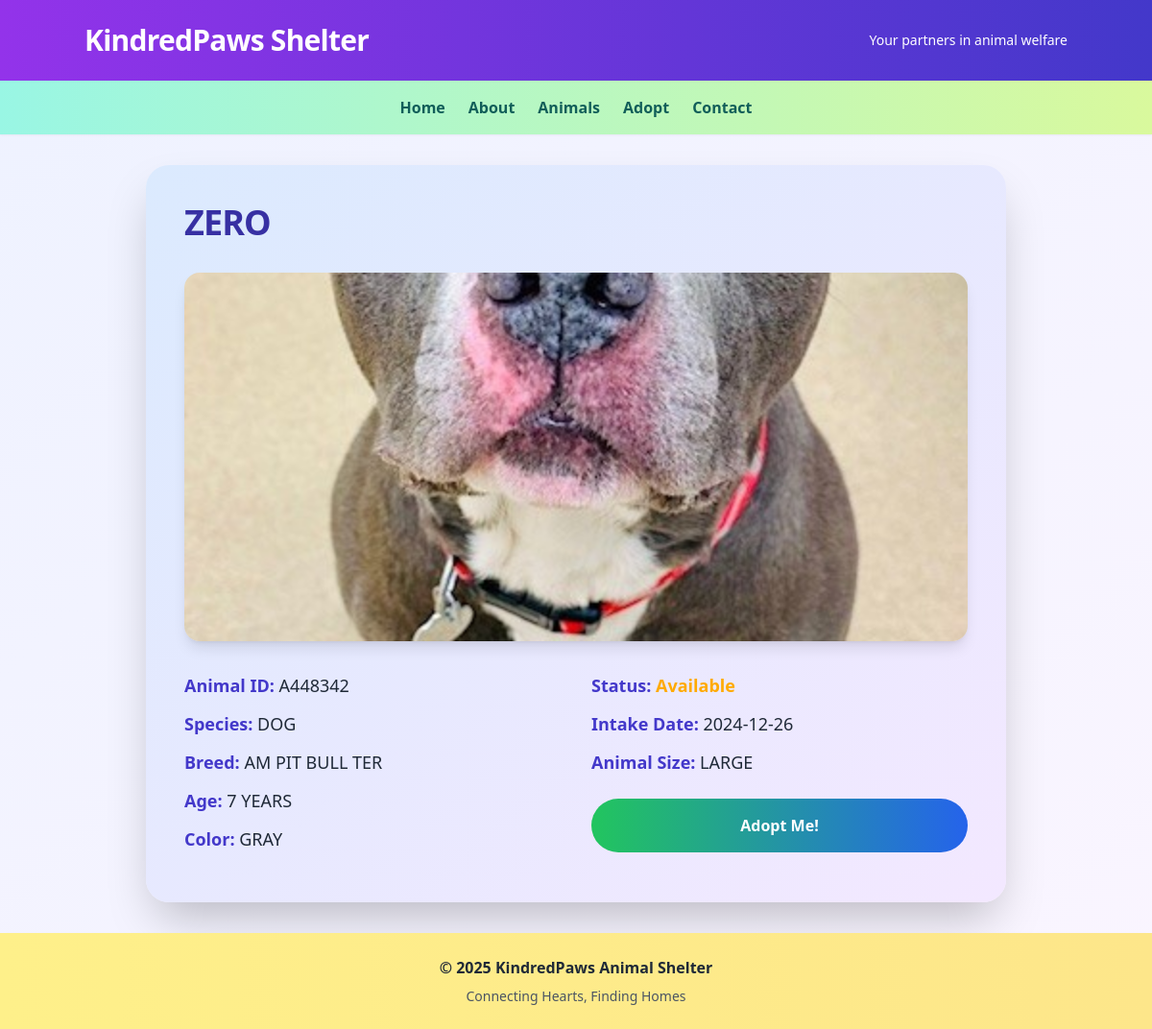
/animal_details.php?id=A448342, run on the app's committed database.
### tables this page shows
CREATE TABLE Animals (
    animal_id VARCHAR(255) PRIMARY KEY,
    intake_type VARCHAR(255),
    in_date DATE,
    name VARCHAR(255),
    animal_type VARCHAR(255),
    age VARCHAR(255),
    animal_size VARCHAR(255),
    color VARCHAR(255),
    breed VARCHAR(255),
    gender VARCHAR(50),
    image_path VARCHAR(255),
    adoption_status VARCHAR(50)
);

### includes/functions.php (called while the page is built, shortened)
<?php
function getAnimalById($conn, $animalId) {
	$stmt = $conn->prepare("SELECT * FROM Animals WHERE animal_id = :animal_id");
	$stmt->bindParam(':animal_id', $animalId);
	$stmt->execute();
	return $stmt->fetch(PDO::FETCH_ASSOC);
}
?>

### public/animal_details.php (the view)
<?php include '../includes/db_connect.php'; ?>
<?php include '../includes/functions.php'; ?>
<?php include '../includes/header.php'; ?>
<?php include '../includes/navigation.php'; ?>
<main class="container mx-auto p-8">
<div class="max-w-4xl mx-auto bg-gradient-to-br from-blue-100 to-purple-100 rounded-3xl shadow-2xl overflow-hidden">
<?php $animal = getAnimalById($conn, $_GET['id']); ?>
<div class="p-10">
<h2 class="text-4xl font-extrabold text-indigo-800 mb-8 tracking-tight"><?php echo $animal['name']; ?></h2>
<div class="mb-8 rounded-2xl overflow-hidden shadow-lg">
<?php
$parts = explode("/", $animal['image_path']);
$full_image_path = $parts[2] . "/" . $parts[3];
?>
<img src="<?php echo $full_image_path; ?>" alt="<?php echo $animal['name']; ?>" class="w-full h-96 object-cover">
</div>
<div class="grid grid-cols-1 md:grid-cols-2 gap-8">
<div>
<p class="text-lg text-gray-800 mb-3"><strong class="text-indigo-700">Animal ID:</strong> <?php echo $animal['animal_id']; ?></p>
<p class="text-lg text-gray-800 mb-3"><strong class="text-indigo-700">Species:</strong> <?php echo $animal['animal_type']; ?></p>
<p class="text-lg text-gray-800 mb-3"><strong class="text-indigo-700">Breed:</strong> <?php echo $animal['breed']; ?></p>
<p class="text-lg text-gray-800 mb-3"><strong class="text-indigo-700">Age:</strong> <?php echo $animal['age']; ?></p>
<p class="text-lg text-gray-800 mb-3"><strong class="text-indigo-700">Color:</strong> <?php echo $animal['color']; ?></p>
</div>
<div>
<p class="text-lg text-gray-800 mb-3"><strong class="text-indigo-700">Status:</strong> <span class="text-[#ffaa00] font-semibold"><?php echo $animal['adoption_status']; ?></span></p>
<p class="text-lg text-gray-800 mb-3"><strong class="text-indigo-700">Intake Date:</strong> <?php echo $animal['in_date']; ?></p>
<p class="text-lg text-gray-800 mb-6"><strong class="text-indigo-700">Animal Size:</strong> <?php echo $animal['animal_size']; ?></p>
<a href="adopt.php?id=<?php echo $animal['animal_id']; ?>" class="w-full inline-block bg-gradient-to-r from-green-500 to-blue-600 hover:from-green-600 hover:to-blue-700 text-white font-extrabold py-4 rounded-full transition duration-300 text-center">Adopt Me!</a>
</div>
</div>
</div>
</div>
</main>
<?php include '../includes/footer.php'; ?>

### data on the page
animals: name "ZERO", image_path (picture), animal_id "A448342", animal_type "DOG", breed "AM PIT BULL TER", age "7 YEARS", color "GRAY", adoption_status "Available", in_date "2024-12-26", animal_size "LARGE"
